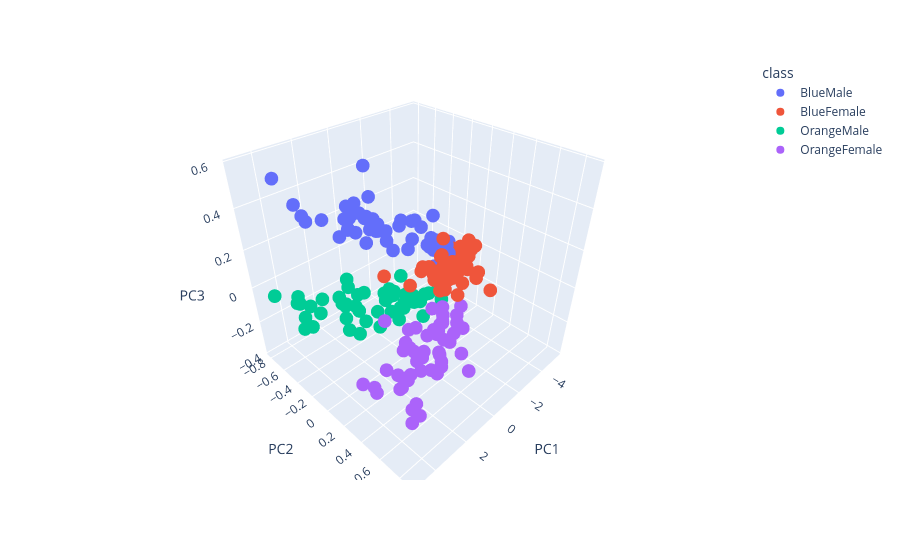

Source (notebook cell):
### Code cell
import plotly.express as px
fig = px.scatter_3d(crabs_standarized, x='PC1', y='PC2', z='PC3',
              color='class')
fig.show()
